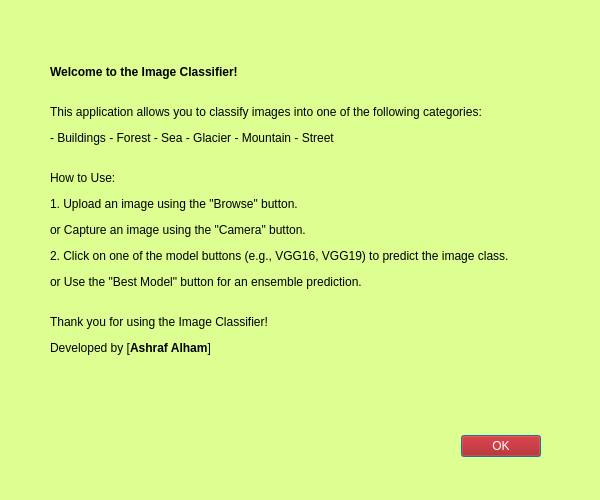
<?xml version="1.0" encoding="UTF-8"?>
<ui version="4.0">
 <class>Dialog</class>
 <widget class="QDialog" name="Dialog">
  <property name="geometry">
   <rect>
    <x>0</x>
    <y>0</y>
    <width>600</width>
    <height>500</height>
   </rect>
  </property>
  <property name="windowTitle">
   <string>Dialog</string>
  </property>
  <property name="styleSheet">
   <string notr="true">background-color: rgb(221, 255, 146);</string>
  </property>
  <widget class="QDialogButtonBox" name="buttonBox">
   <property name="geometry">
    <rect>
     <x>440</x>
     <y>430</y>
     <width>101</width>
     <height>32</height>
    </rect>
   </property>
   <property name="whatsThis">
    <string>&lt;html&gt;&lt;head/&gt;&lt;body&gt;&lt;p&gt;&lt;br/&gt;&lt;/p&gt;&lt;/body&gt;&lt;/html&gt;</string>
   </property>
   <property name="styleSheet">
    <string notr="true">background-color: rgb(170, 0, 0);
color: rgb(255, 255, 255);</string>
   </property>
   <property name="orientation">
    <enum>Qt::Horizontal</enum>
   </property>
   <property name="standardButtons">
    <set>QDialogButtonBox::Ok</set>
   </property>
  </widget>
  <widget class="QLabel" name="label">
   <property name="geometry">
    <rect>
     <x>50</x>
     <y>0</y>
     <width>531</width>
     <height>421</height>
    </rect>
   </property>
   <property name="text">
    <string>&lt;html&gt;&lt;head/&gt;&lt;body&gt;&lt;p&gt;&lt;span style=&quot; font-size:9pt; font-weight:600;&quot;&gt;Welcome to the Image Classifier!&lt;/span&gt;&lt;span style=&quot; font-size:9pt;&quot;&gt;&lt;br/&gt;&lt;/span&gt;&lt;/p&gt;&lt;p&gt;&lt;span style=&quot; font-size:9pt;&quot;&gt;This application allows you to classify images into one of the following categories:&lt;/span&gt;&lt;/p&gt;&lt;p&gt;&lt;span style=&quot; font-size:9pt;&quot;&gt;- Buildings - Forest - Sea - Glacier - Mountain - Street&lt;br/&gt;&lt;/span&gt;&lt;/p&gt;&lt;p&gt;&lt;span style=&quot; font-size:9pt;&quot;&gt;How to Use:&lt;/span&gt;&lt;/p&gt;&lt;p&gt;&lt;span style=&quot; font-size:9pt;&quot;&gt;1. Upload an image using the &amp;quot;Browse&amp;quot; button.&lt;/span&gt;&lt;/p&gt;&lt;p&gt;&lt;span style=&quot; font-size:9pt;&quot;&gt; or Capture an image using the &amp;quot;Camera&amp;quot; button.&lt;/span&gt;&lt;/p&gt;&lt;p&gt;&lt;span style=&quot; font-size:9pt;&quot;&gt;2. Click on one of the model buttons (e.g., VGG16, VGG19) to predict the image class.&lt;/span&gt;&lt;/p&gt;&lt;p&gt;&lt;span style=&quot; font-size:9pt;&quot;&gt; or Use the &amp;quot;Best Model&amp;quot; button for an ensemble prediction.&lt;br/&gt;&lt;/span&gt;&lt;/p&gt;&lt;p&gt;&lt;span style=&quot; font-size:9pt;&quot;&gt;Thank you for using the Image Classifier!&lt;/span&gt;&lt;/p&gt;&lt;p&gt;&lt;span style=&quot; font-size:9pt;&quot;&gt;Developed by [&lt;/span&gt;&lt;span style=&quot; font-size:9pt; font-weight:600;&quot;&gt;Ashraf Alham&lt;/span&gt;&lt;span style=&quot; font-size:9pt;&quot;&gt;]&lt;/span&gt;&lt;/p&gt;&lt;/body&gt;&lt;/html&gt;</string>
   </property>
  </widget>
 </widget>
 <resources/>
 <connections>
  <connection>
   <sender>buttonBox</sender>
   <signal>accepted()</signal>
   <receiver>Dialog</receiver>
   <slot>accept()</slot>
   <hints>
    <hint type="sourcelabel">
     <x>248</x>
     <y>254</y>
    </hint>
    <hint type="destinationlabel">
     <x>157</x>
     <y>274</y>
    </hint>
   </hints>
  </connection>
  <connection>
   <sender>buttonBox</sender>
   <signal>rejected()</signal>
   <receiver>Dialog</receiver>
   <slot>reject()</slot>
   <hints>
    <hint type="sourcelabel">
     <x>316</x>
     <y>260</y>
    </hint>
    <hint type="destinationlabel">
     <x>286</x>
     <y>274</y>
    </hint>
   </hints>
  </connection>
 </connections>
</ui>
